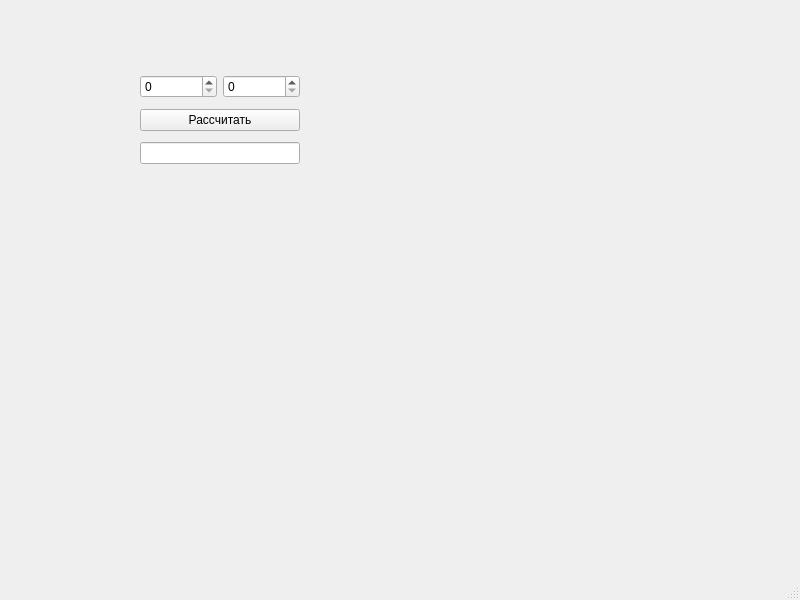
<?xml version="1.0" encoding="UTF-8"?>
<ui version="4.0">
 <class>MainWindow</class>
 <widget class="QMainWindow" name="MainWindow">
  <property name="geometry">
   <rect>
    <x>0</x>
    <y>0</y>
    <width>800</width>
    <height>600</height>
   </rect>
  </property>
  <property name="windowTitle">
   <string>MainWindow</string>
  </property>
  <widget class="QWidget" name="centralwidget">
   <widget class="QWidget" name="verticalLayoutWidget">
    <property name="geometry">
     <rect>
      <x>140</x>
      <y>70</y>
      <width>160</width>
      <height>99</height>
     </rect>
    </property>
    <layout class="QVBoxLayout" name="verticalLayout">
     <item>
      <layout class="QHBoxLayout" name="horizontalLayout">
       <item>
        <widget class="QSpinBox" name="spinBox"/>
       </item>
       <item>
        <widget class="QSpinBox" name="spinBox_2"/>
       </item>
      </layout>
     </item>
     <item>
      <layout class="QHBoxLayout" name="horizontalLayout_2">
       <item>
        <widget class="QPushButton" name="pushButton">
         <property name="text">
          <string>Рассчитать</string>
         </property>
        </widget>
       </item>
      </layout>
     </item>
     <item>
      <layout class="QHBoxLayout" name="horizontalLayout_3">
       <item>
        <widget class="QLineEdit" name="lineEdit"/>
       </item>
      </layout>
     </item>
    </layout>
   </widget>
  </widget>
  <widget class="QMenuBar" name="menubar">
   <property name="geometry">
    <rect>
     <x>0</x>
     <y>0</y>
     <width>800</width>
     <height>23</height>
    </rect>
   </property>
  </widget>
  <widget class="QStatusBar" name="statusbar"/>
 </widget>
 <resources/>
 <connections/>
</ui>
